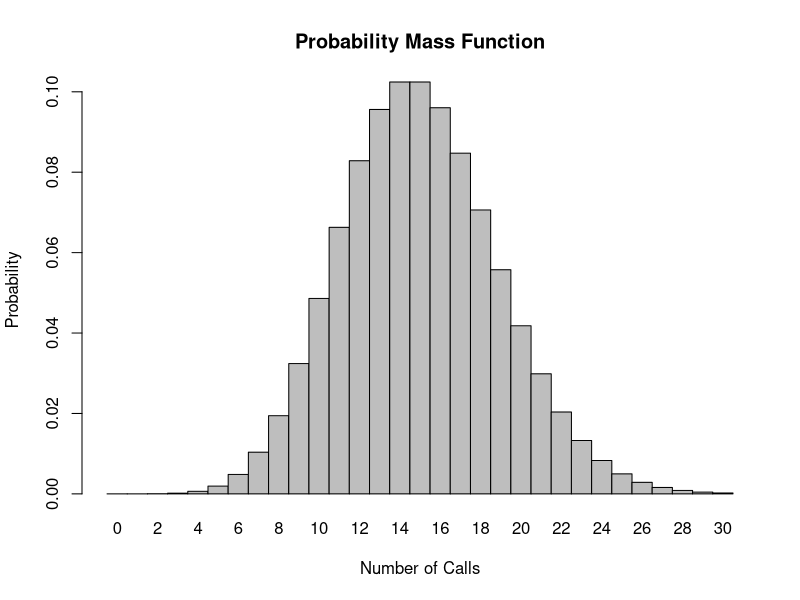

The R script that drew this image:
## ---- chunk 1
knitr::opts_chunk$set(echo = TRUE)
## ---- chunk 2
knitr::opts_chunk$set(echo = TRUE)
ppois(q = 8, lambda = 15, upper.tri(TRUE))
## ---- chunk 3
knitr::opts_chunk$set(echo = TRUE)
dpois(x = 0, lambda =15)
## ---- chunk 4
knitr::opts_chunk$set(echo = TRUE)
dpois(x = 3, lambda =15)
## ---- chunk 5
knitr::opts_chunk$set(echo = TRUE)
x <- 0:30
l = 15
probset <- dpois(x = x, lambda = l)
barplot(probset, names.arg = x, space = 0, xlab = "Number of Calls", ylab = "Probability", main = "Probability Mass Function")

